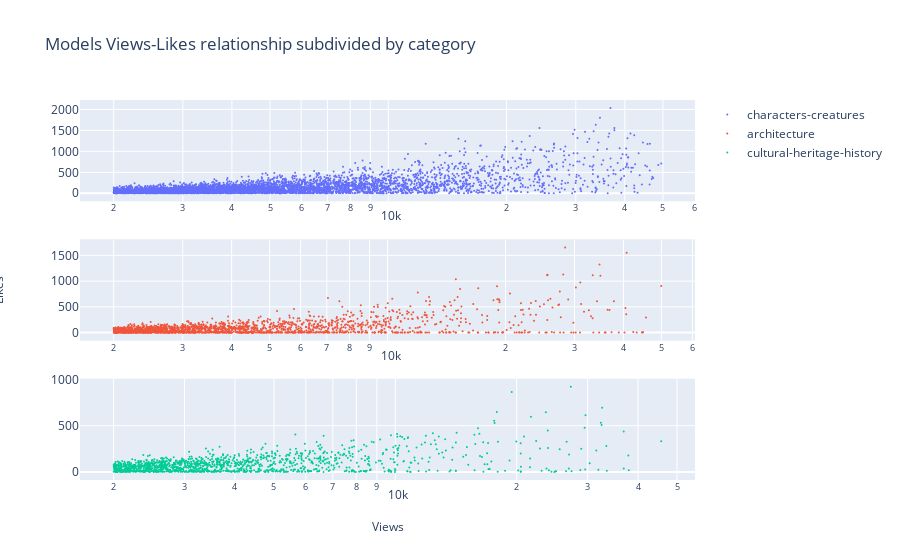

The notebook cell this image was saved under:
### Code cell
def generateRidgePlot(dfList):
    figure = make_subplots(rows=len(dfList), cols=1)
    i = 1
    for df in dfList:
        cat=numberToCat.get(df.Category[0])
        df = df[df['Views'] <= 50000]
        plot = go.Scatter(
            x=df.Views,
            y=df.Likes,
            name=cat,
            marker=dict(
                 line=None,
                 symbol=0,
                 size=2
            ),
            mode="markers",
        )
        figure.add_trace(plot, row=i, col=1)
        i+=1

    figure.update_xaxes(type="log")
    figure.update_layout(
        title="Models Views-Likes relationship subdivided by category",
        annotations=[
            dict(
                x=0.5,
                y=-0.15,
                showarrow=False,
                text="Views",
                xref="paper",
                yref="paper"
            ),
            dict(
                x=-0.15,
                y=0.5,
                showarrow=False,
                text="Likes",
                textangle=-90,
                xref="paper",
                yref="paper"
            )
        ],
    )
    
    return figure

iplot(
    generateRidgePlot([charactersDf, architecturesDf, heritageDf]),

)

### Figure 1 — Plotly figure (JSON) as saved in the notebook; plotly's stock layout.template omitted (floating-point values rounded to 4 significant figures; data arrays with more than 128 entries replaced by an {"elided": "..."} marker saying what was removed)
{"data": [{"marker": {"size": 2, "symbol": 0}, "mode": "markers", "name": "characters-creatures", "type": "scatter", "x": {"elided": "5192 int values"}, "xaxis": "x", "y": {"elided": "5192 int values"}, "yaxis": "y"}, {"marker": {"size": 2, "symbol": 0}, "mode": "markers", "name": "architecture", "type": "scatter", "x": {"elided": "1916 int values"}, "xaxis": "x2", "y": {"elided": "1916 int values"}, "yaxis": "y2"}, {"marker": {"size": 2, "symbol": 0}, "mode": "markers", "name": "cultural-heritage-history", "type": "scatter", "x": {"elided": "1375 int values"}, "xaxis": "x3", "y": {"elided": "1375 int values"}, "yaxis": "y3"}], "layout": {"annotations": [{"showarrow": false, "text": "Views", "x": 0.5, "xref": "paper", "y": -0.15, "yref": "paper"}, {"showarrow": false, "text": "Likes", "textangle": -90, "x": -0.15, "xref": "paper", "y": 0.5, "yref": "paper"}], "title": {"text": "Models Views-Likes relationship subdivided by category"}, "xaxis": {"anchor": "y", "domain": [0, 1], "type": "log"}, "xaxis2": {"anchor": "y2", "domain": [0, 1], "type": "log"}, "xaxis3": {"anchor": "y3", "domain": [0, 1], "type": "log"}, "yaxis": {"anchor": "x", "domain": [0.7333, 1]}, "yaxis2": {"anchor": "x2", "domain": [0.3667, 0.6333]}, "yaxis3": {"anchor": "x3", "domain": [0, 0.2667]}}}
